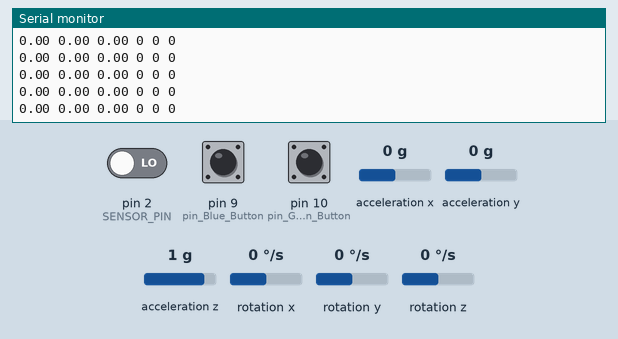
This sketch was run on a simulated Arduino Uno, built with avr-gcc and run on an emulated ATmega328P. On the bench: the last lines printed to the serial monitor. The inputs (shaded band) are chosen by the test bench; at power-on: acceleration x 0 g, pin 2 (SENSOR_PIN) LOW, pin 9 (pin_Blue_Button) LOW, pin 10 (pin_Green_Button) LOW, acceleration y 0 g, acceleration z 1 g, rotation x 0 °/s, rotation y 0 °/s, rotation z 0 °/s.

Above: at 4.2 s.
4.3 s: acceleration x set to -1.4 g
At 4.52 s:
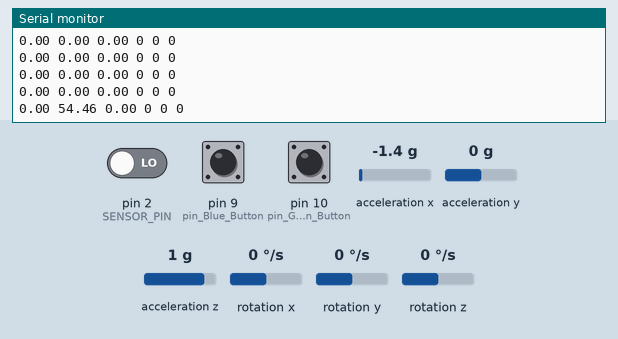
5.8 s: pin 2 (SENSOR_PIN) driven HIGH
At 6.05 s:
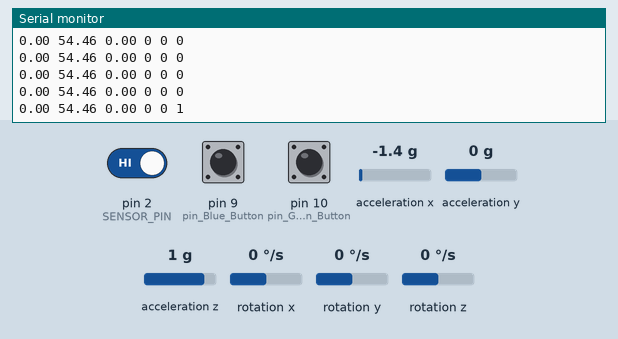
7.3 s: pin 9 (pin_Blue_Button) pulled HIGH for 0.15 s
At 7.43 s:
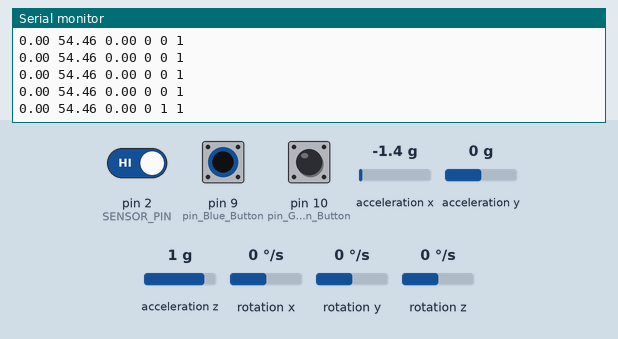
8.9 s: pin 10 (pin_Green_Button) pulled HIGH for 0.15 s
At 9.12 s:
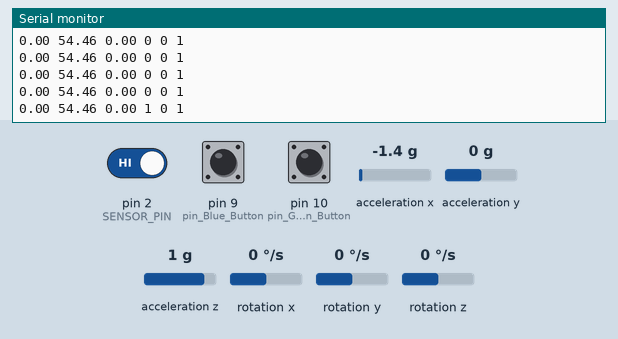
10.5 s: acceleration y set to -1.4 g
At 10.5 s:
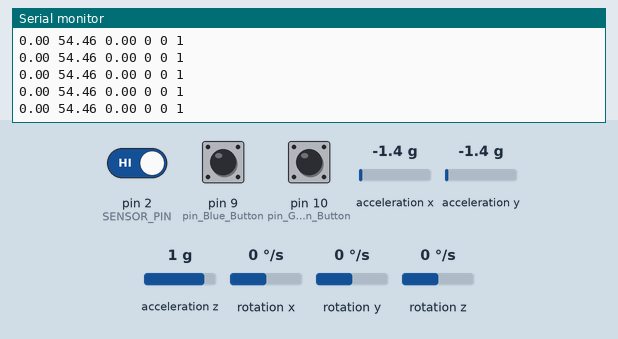
12.0 s: pin 9 (pin_Blue_Button) pulled HIGH for 1 s
At 12.19 s:
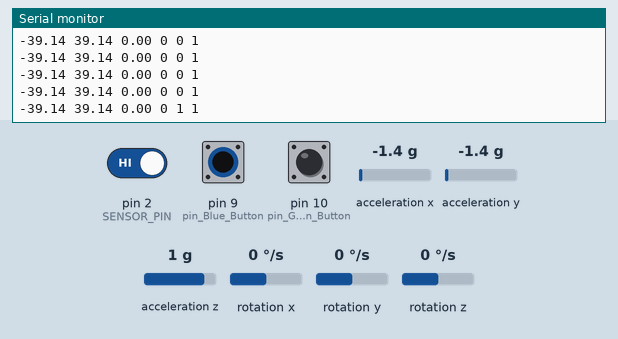
Timing chart, 0 to 15.0 s (numbered marks = the images above; inputs shaded):
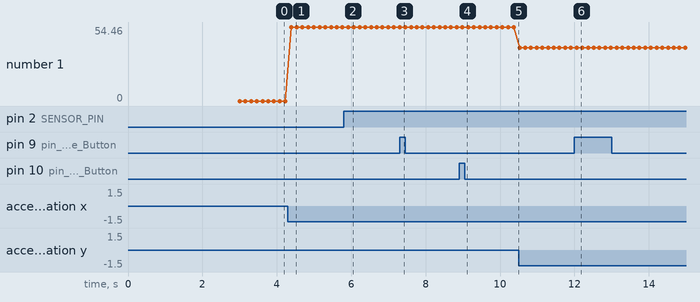

The sketch:

HogwartsLegacyBroomstrickControlArduino.ino
```cpp
#include <LedControl.h>
#include <Wire.h>
#include <MPU6050_tockn.h>


MPU6050 mpu6050(Wire);
float angleX;
float angleY;
int pin_Green_Button = 10;
int pin_Blue_Button = 9;

int SENSOR_PIN = 2;
int currentState;

void setup() {
  Serial.begin(9600);
  Wire.begin();
  mpu6050.begin();
  mpu6050.calcGyroOffsets(true);
  pinMode(pin_Green_Button, INPUT);
  pinMode(pin_Blue_Button, INPUT);
  pinMode(SENSOR_PIN, INPUT);
}

void loop() {
  mpu6050.update();
  angleX = mpu6050.getAngleX();
  angleY = mpu6050.getAngleY();
  float angleZ = mpu6050.getAngleZ();
  boolean state_Bleu_Bouton = digitalRead(pin_Blue_Button);
  boolean state_Green_Bouton = digitalRead(pin_Green_Button);
  currentState = digitalRead(SENSOR_PIN);
  Serial.print(angleX);
  Serial.print(" ");
  Serial.print(angleY);
  Serial.print(" ");
  Serial.print(angleZ);
  Serial.print(" ");
  Serial.print(state_Green_Bouton);
  Serial.print(" ");
  Serial.print(state_Bleu_Bouton);
  Serial.print(" ");
  Serial.println(currentState);
  delay(150);
}
```

Measured:
- after the input at 4.3 s, the serial monitor: prints a new line after 0.08 s (image 1)
- after the input at 5.8 s, the serial monitor: prints a new line after 0.12 s (image 2)
- after the input at 7.3 s, the serial monitor: prints a new line at once (image 3)
- after the input at 8.9 s, the serial monitor: prints a new line after 0.09 s (image 4)
- after the input at 12.0 s, the serial monitor: prints a new line after 0.06 s (image 6)
- plotted number 1: 0 → 54.46 after the input at 4.3 s, 54.46 → 39.14 after the input at 10.5 s
